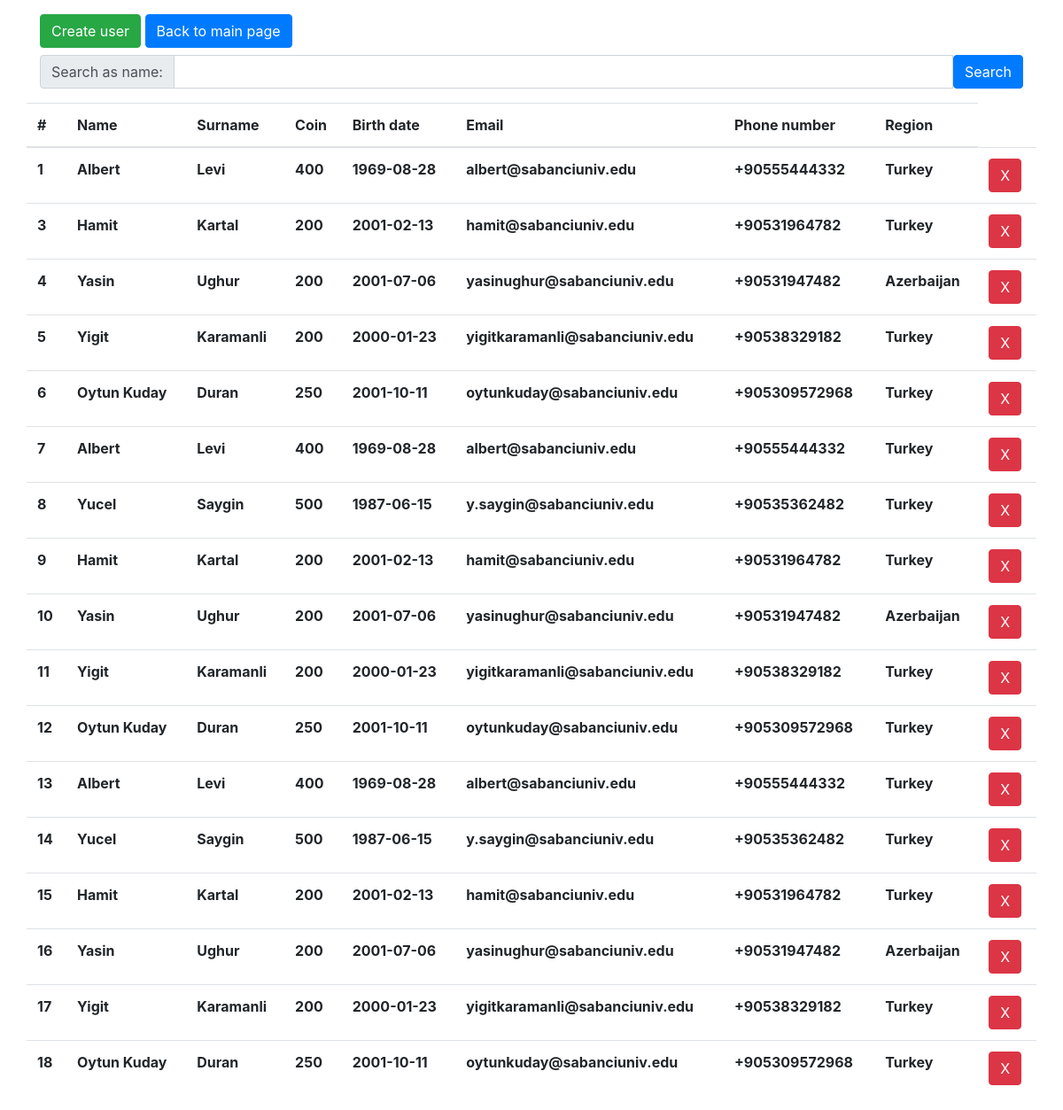
Screenshot of /SUPlay/users.php with the database file from the repository.
### tables this page shows
CREATE TABLE `player` (
  `player_id` int(11) NOT NULL,
  `name` varchar(50) NOT NULL,
  `surname` varchar(50) NOT NULL,
  `suplay_coin` int(11) DEFAULT NULL,
  `birth_date` date DEFAULT NULL,
  `email` varchar(50) DEFAULT NULL,
  `phone_number` varchar(20) DEFAULT NULL,
  `region` varchar(25) DEFAULT NULL
);

### SUPlay/users.php (the view, shortened to what this page needs)
<!doctype html>
<html lang="en">
  <head>
    <link rel="stylesheet" href="https://stackpath.bootstrapcdn.com/bootstrap/4.3.1/css/bootstrap.min.css">
  </head>
  <body>
    <div class="container">
        <div class="row mt-3">
            <div class="col-md-12">
                <a href="createuser.php" class="btn btn-success text-white">Create user</a>
                <a href="index.php" class="btn btn-primary text-white">Back to main page</a>
            </div>
            <div class="col-md-12 mt-2">
              <form action = "searchuser.php" method = "post" >
                <div class="input-group">
                    <div class="input-group-prepend">
                      <span class="input-group-text" id="">Search as name:</span>
                    </div>
                    <input name = "usersearch" type="text" class="form-control">
                    <button type="submit" class="btn btn-primary text-white">Search</button>
                  </div>
                  </form>
            </div>
            <table class="table table-hover mt-3">
                <thead>
                  <tr>
                    <th scope="col">#</th>
                    <th scope="col">Name</th>
                    <th scope="col">Surname</th>
                    <th scope="col">Coin</th>
                    <th scope="col">Birth date</th>
                    <th scope="col">Email</th>
                    <th scope="col">Phone number</th>
                    <th scope="col">Region</th>
                  </tr>
                </thead>
                <tbody>
                <?php
                    include "config.php";
                    $sql_command = "SELECT * FROM player";
                    $result =  mysqli_query($db, $sql_command);
                    while ($rows = mysqli_fetch_assoc($result))
                    {
                        $player_id = $rows['player_id'];
                        $name = $rows['name'];
                        $surname = $rows['surname'];
                        $suplay_coin = $rows['suplay_coin'];
                        $birth_date = $rows['birth_date'];
                        $email = $rows['email'];
                        $phone_number = $rows['phone_number'];
                        $region = $rows['region'];
                        echo "<tr>" . "<th scope='row'>" . $player_id . "</th>" . "<th>" . $name . "</th>" . "<th>" . $surname . "</th>".  "<th>" . $suplay_coin . "</th>". "<th>" . $birth_date . "</th>" . "<th>". $email . "</th>" . "<th>". $phone_number . "</th>". "<th>" . $region . "<th><form method=post action=deleteuserpost.php><button name=player_id value=$player_id type='submit' class='btn btn-danger'> X </button></form></th>". "</tr>";
                    }
                    ?>
                </tbody>
              </table>
        </div>
    </div>
  </body>
</html>

### rows the page displays
player: player_id "1", name "Albert", surname "Levi", suplay_coin "400", birth_date "1969-08-28", email "albert@sabanciuniv.edu", phone_number "+90555444332", region "Turkey"
player: player_id "3", name "Hamit", surname "Kartal", suplay_coin "200", birth_date "2001-02-13", email "hamit@sabanciuniv.edu", phone_number "+90531964782", region "Turkey"
player: player_id "4", name "Yasin", surname "Ughur", suplay_coin "200", birth_date "2001-07-06", email "yasinughur@sabanciuniv.edu", phone_number "+90531947482", region "Azerbaijan"
player: player_id "5", name "Yigit", surname "Karamanli", suplay_coin "200", birth_date "2000-01-23", email "yigitkaramanli@sabanciuniv.edu", phone_number "+90538329182", region "Turkey"
player: player_id "6", name "Oytun Kuday", surname "Duran", suplay_coin "250", birth_date "2001-10-11", email "oytunkuday@sabanciuniv.edu", phone_number "+905309572968", region "Turkey"
player: player_id "7", name "Albert", surname "Levi", suplay_coin "400", birth_date "1969-08-28", email "albert@sabanciuniv.edu", phone_number "+90555444332", region "Turkey"
player: player_id "8", name "Yucel", surname "Saygin", suplay_coin "500", birth_date "1987-06-15", email "y.saygin@sabanciuniv.edu", phone_number "+90535362482", region "Turkey"
player: player_id "9", name "Hamit", surname "Kartal", suplay_coin "200", birth_date "2001-02-13", email "hamit@sabanciuniv.edu", phone_number "+90531964782", region "Turkey"
player: player_id "10", name "Yasin", surname "Ughur", suplay_coin "200", birth_date "2001-07-06", email "yasinughur@sabanciuniv.edu", phone_number "+90531947482", region "Azerbaijan"
player: player_id "11", name "Yigit", surname "Karamanli", suplay_coin "200", birth_date "2000-01-23", email "yigitkaramanli@sabanciuniv.edu", phone_number "+90538329182", region "Turkey"
player: player_id "12", name "Oytun Kuday", surname "Duran", suplay_coin "250", birth_date "2001-10-11", email "oytunkuday@sabanciuniv.edu", phone_number "+905309572968", region "Turkey"
player: player_id "13", name "Albert", surname "Levi", suplay_coin "400", birth_date "1969-08-28", email "albert@sabanciuniv.edu", phone_number "+90555444332", region "Turkey"
player: player_id "14", name "Yucel", surname "Saygin", suplay_coin "500", birth_date "1987-06-15", email "y.saygin@sabanciuniv.edu", phone_number "+90535362482", region "Turkey"
player: player_id "15", name "Hamit", surname "Kartal", suplay_coin "200", birth_date "2001-02-13", email "hamit@sabanciuniv.edu", phone_number "+90531964782", region "Turkey"
player: player_id "16", name "Yasin", surname "Ughur", suplay_coin "200", birth_date "2001-07-06", email "yasinughur@sabanciuniv.edu", phone_number "+90531947482", region "Azerbaijan"
player: player_id "17", name "Yigit", surname "Karamanli", suplay_coin "200", birth_date "2000-01-23", email "yigitkaramanli@sabanciuniv.edu", phone_number "+90538329182", region "Turkey"
player: player_id "18", name "Oytun Kuday", surname "Duran", suplay_coin "250", birth_date "2001-10-11", email "oytunkuday@sabanciuniv.edu", phone_number "+905309572968", region "Turkey"
